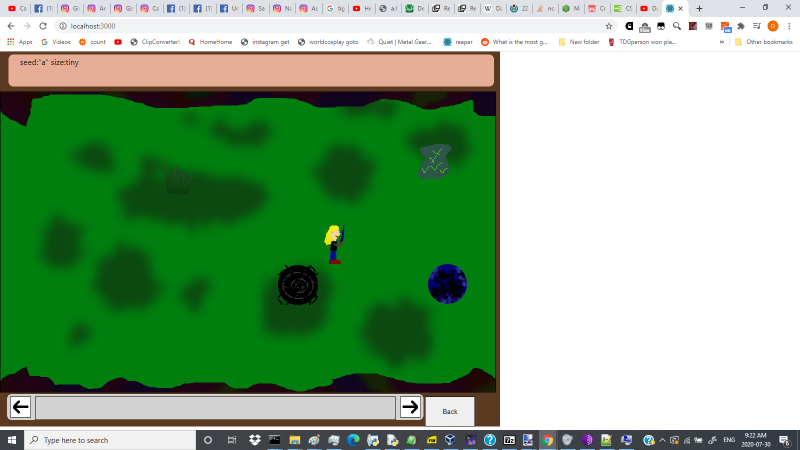
#> input picture screenshots/1.png, 1600 x 900 px (shown at 1/2 size); its folder holds only this picture in this run
$ python parser.py
#> lines starting #> are read from the running program, lines starting #| are printed output that depends on the picture
import cv2
import numpy as np
for name in ["1","2","3","4","5"]:
    base = cv2.imread(name + ".png",cv2.IMREAD_UNCHANGED)
#> base is the input picture: shape (900, 1600, 3); mean B, G, R 134.7, 173.2, 134.8
    mat2 = base[102:102+750,0:1000, 0:3]
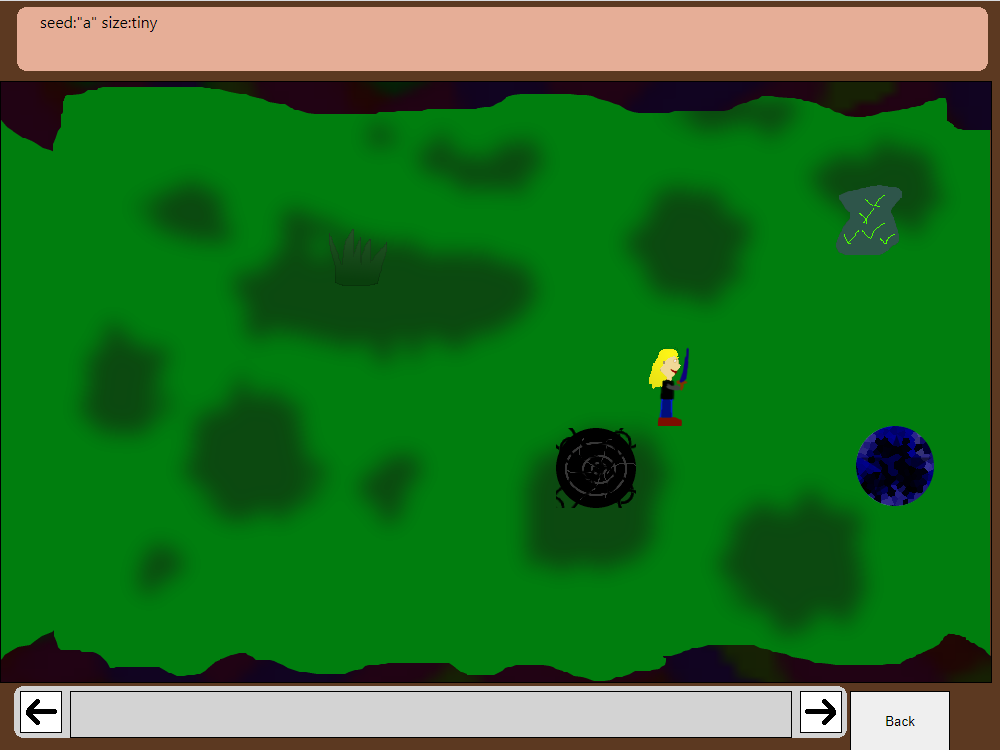
#> mat2: shape (750, 1000, 3); mean B, G, R 40.2, 114.8, 41.3
#> (the run stopped early here; a loop or call above may not have finished)
